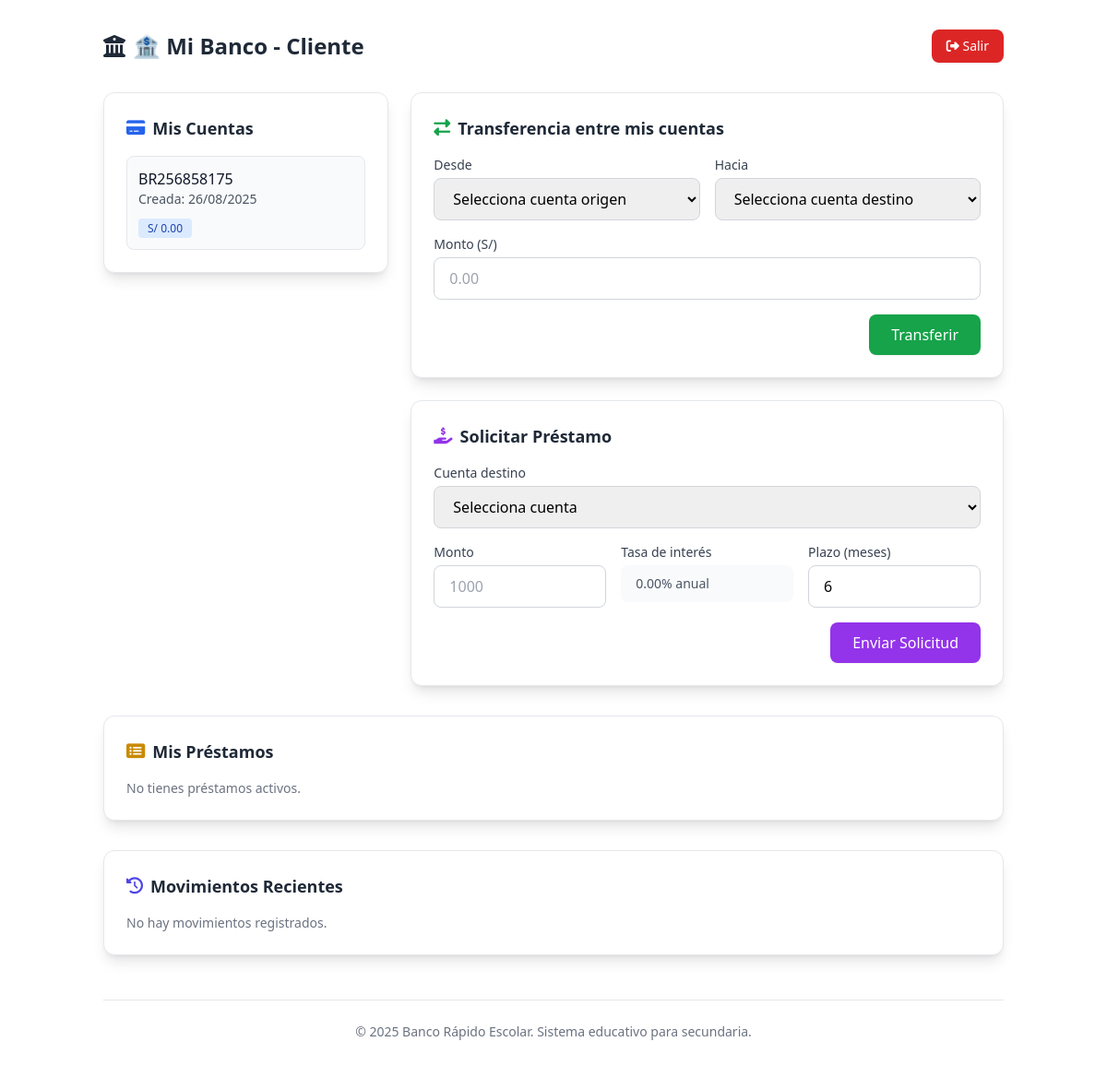
Page /dashboard.php (signed in) on the committed database.
### tables this page shows
CREATE TABLE `cuentas` (
  `id` int(11) NOT NULL,
  `usuario_id` int(11) NOT NULL,
  `numero_cuenta` varchar(20) NOT NULL,
  `saldo` decimal(12,2) NOT NULL DEFAULT 0.00,
  `creado_en` timestamp NOT NULL DEFAULT current_timestamp(),
  `tipo_interes` enum('simple','compuesto') DEFAULT 'simple',
  `tasa_interes` decimal(5,2) DEFAULT 0.00
);

### includes/cliente.php (the view, shortened to what the rows shown need)
<?php
function cliente_dashboard() {
    $pdo = Database::getInstance();
    $user_id = uid();
    $stmt = $pdo->prepare("SELECT * FROM cuentas WHERE usuario_id = ? ORDER BY creado_en DESC");
    $stmt->execute([$user_id]);
    $my_accounts = $stmt->fetchAll();
    ?>
    <div class="container mx-auto px-6 py-8">
        <div class="grid grid-cols-1 lg:grid-cols-3 gap-6">
            <div class="lg:col-span-1">
                <div class="bg-white p-6 rounded-xl shadow-lg border border-gray-200">
                    <?php if ($my_accounts): ?>
                        <ul class="space-y-3">
                            <?php foreach ($my_accounts as $a): ?>
                                <li class="border border-gray-200 rounded-lg p-3 bg-gray-50">
                                    <div class="font-medium text-gray-900"><?= h($a['numero_cuenta']) ?></div>
                                    <div class="text-sm text-gray-600">Creada: <?= date('d/m/Y', strtotime($a['creado_en'])) ?></div>
                                    <div class="mt-2">
                                        <span class="bg-blue-100 text-blue-800 text-xs font-medium px-2.5 py-0.5 rounded">
                                            S/ <?= number_format($a['saldo'], 2) ?>
                                        </span>
                                    </div>
                                </li>
                            <?php endforeach; ?>
                        </ul>
                    <?php else: ?>
                        <p class="text-sm text-gray-500">No tienes cuentas bancarias.</p>
                    <?php endif; ?>
                </div>
            </div>
            <div class="lg:col-span-2 space-y-6">
                <div class="bg-white p-6 rounded-xl shadow-lg border border-gray-200">
                    <form method="post" class="space-y-4">
                        <div class="grid grid-cols-1 md:grid-cols-3 gap-4">
                            <?php if (!empty($my_accounts)): ?>
                                <?php $first_account = $my_accounts[0]; ?>
                                <div>
                                    <label class="block text-sm font-medium text-gray-700 mb-1">Tasa de interés</label>
                                    <p class="text-sm text-gray-600 bg-gray-50 px-4 py-2.5 rounded-lg">
                                        <?= $first_account['tasa_interes'] ?>% anual
                                    </p>
                                </div>
                            <?php endif; ?>
                        </div>
                    </form>
                </div>
            </div>
        </div>
    </div>
    <?php
}

### rows in the picture
cuentas: numero_cuenta "BR256858175", creado_en "26/08/2025", saldo "0.00", tasa_interes "0.00"

### other values in the picture
APP_NAME "Banco Rápido Escolar"
